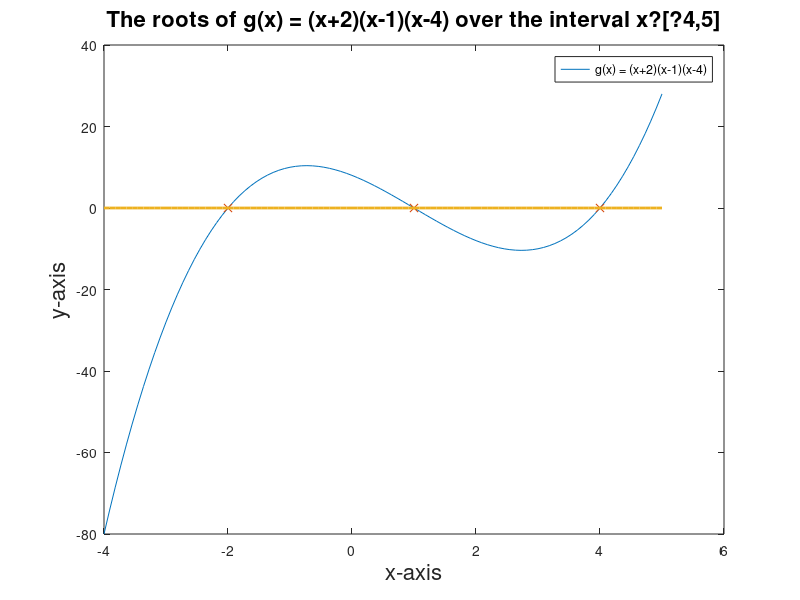

This chart was generated by the following MATLAB code:
%%Connor Humiston
%%2. g(x) = (x+ 2)(x?1)(x?4) over the interval x?[?4,5].  
%%Plot a red line along the x-axis and plot crosses at the roots of g(x).
x = linspace(-4,5,100);
g1 = (x+2).*(x-1).*(x-4);

x2 = [-2, 1, 4];
y = [0, 0, 0];

plot(x, g1, x2, y, 'x', x, x*0, 'LineWidth',2);
title('The roots of g(x) = (x+2)(x-1)(x-4) over the interval x?[?4,5]','FontSize',16)
xlabel('x-axis', 'FontSize', 16)
ylabel('y-axis', 'FontSize', 16)
legend('g(x) = (x+2)(x-1)(x-4)')
saveas(gcf,'Figure 2', 'png')
